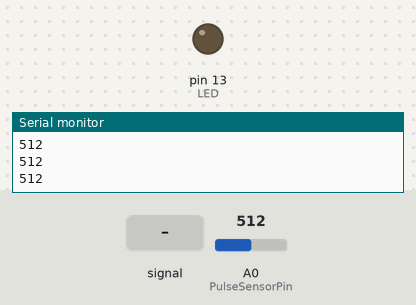
Simulated run of this sketch. Board: Arduino Uno, built with avr-gcc and run on an emulated ATmega328P. Parts: output pins drawn as LEDs (lit = HIGH), the last lines printed to the serial monitor. Dashed ring = blinking. The test bench sets the inputs (shaded band); at power-on: A0 (PulseSensorPin) = 512.

Above: at 1.2 s.
1.3 s: A0 (PulseSensorPin) fed a 200 Hz sine of ±81 counts around its level
At 1.64 s:
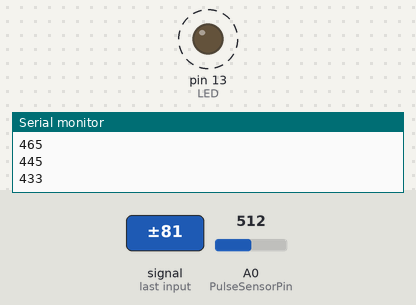
4.3 s: A0 (PulseSensorPin) set to 716
At 4.3 s:
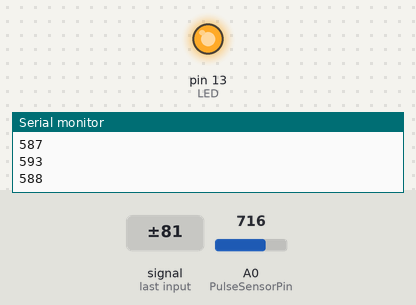
5.8 s: A0 (PulseSensorPin) set to 591
7.3 s: A0 (PulseSensorPin) set to 563
At 7.9 s:
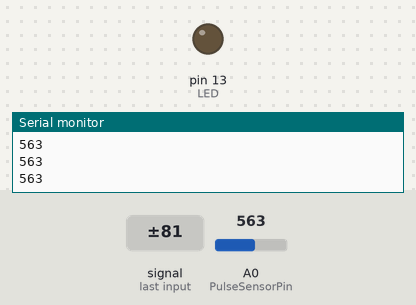
8.8 s: A0 (PulseSensorPin) set to 590
At 9.1 s:
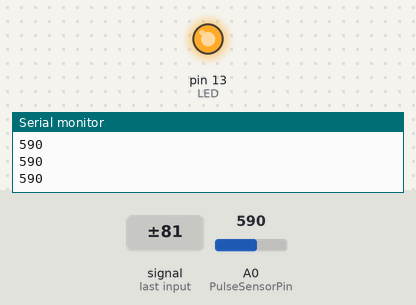
Timing chart, 0 to 11.3 s (numbered marks = the images above; inputs shaded):
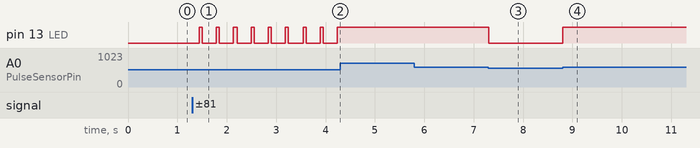

The sketch:

Simple_PulseSensor_Serial_Printer.ino
```cpp
int PulseSensorPin = 0;        // Pulse Sensor wire connected to ANALOG PIN 0
int LED = LED_BUILTIN;   // The on-board Arduion LED
int Signal;                // Signal value can range from 0-1024
int Threshold = 580;       // Signal amplitude threshold to "count as a beat"

void setup() {
  pinMode(LED,OUTPUT);
   Serial.begin(115200);
}

void loop() {
  Signal = analogRead(PulseSensorPin);
  Serial.println(Signal);

  if(Signal > Threshold){
    digitalWrite(LED,HIGH);
  } else {
    digitalWrite(LED,LOW);
  }

  delay(20);
}
```

Measured:
- the behaviour switches between 581 and 580 on A0 (PulseSensorPin) (found by bisection; images 2 and 3)
- after the input at 1.3 s, pin 13 (LED): alternates HIGH for 0.06 s and LOW for 0.28 s, starting after 0.14 s
- after the input at 4.3 s, pin 13 (LED): stops changing and stays HIGH
- after the input at 7.3 s, pin 13 (LED): HIGH → LOW at once
- after the input at 8.8 s, pin 13 (LED): LOW → HIGH at once
